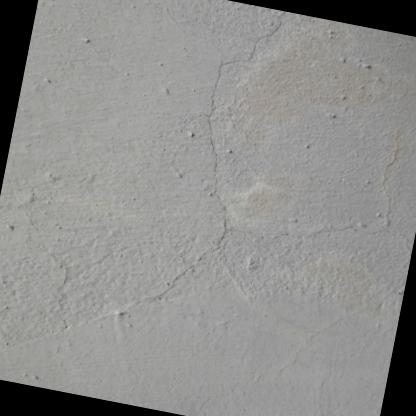
#> input picture ai-service/dataset/merged/images/train/ds0_1695.rf.7fefbf12ae55f481893bb8dc5a6fe240.jpg, 416 x 416 px
$ python detect_ring_defects.py -i dataset/merged/images/train/ds0_1695.rf.7fefbf12ae55f481893bb8dc5a6fe240.jpg   (older library calls are emulated)
#> lines starting #> are read from the running program, lines starting #| are printed output that depends on the picture; after the words box and inside, x2 and y2 are one past the last pixel; in counts of white or black regions, pixels touching at a corner belong together
#> in load_image, img_bgr is the input picture: shape (416, 416, 3); mean B, G, R 140.3, 142.1, 142.1
### ai-service/app/services/cv_defect_scanner.py
"""
QazGost AI — Precision Concrete Defect Scanner & Metrology Engine (v200.0 Ultimate)

Universal Concrete Defect Recognition:
  1. Strict Structure Segmentation & Boundary Edge Suppression:
      * Isolates true concrete body, rejects background (soil, grass, metal sheets, deep pit void).
      * Suppresses outer/inner ring silhouette edges to eliminate massive false border boxes.
  2. Multi-Directional Valley/Ridge Fissure Profiling (0°..180°):
      * Sub-pixel 1D symmetric valley dips across 8 orientations (0°, 22.5°, 45°, 67.5°, 90°, 112.5°, 135°, 157.5°).
      * Accurately extracts through-cracks, vertical fissures, hairline cracks, and structural shear breaks.
  3. Real Concrete Spall & Chip Extractor ("Сколы бетона, разрушения кромки/фальца, каверны"):
      * Measures local surface roughness, texture variance, and shadowed depression pockets.
  4. Photorealistic Laser AR Holographic HUD Overlays:
      * Anti-aliased glowing vector ribbons, AutoCAD/FARO-style dimension calipers, dark glassmorphism badges.
  5. FEA Mechanical Stress Field & Centerline Skeletonization.
"""

import io
import base64
from typing import Dict, Any, List, Tuple
import cv2
import numpy as np
from PIL import Image
from loguru import logger

SEV_COLORS = {
    "critical": (235, 35, 35),
    "high":     (245, 110, 20),
    "medium":   (235, 190, 25),
    "low":      (50, 200, 85),
}

SEV_LABELS_RU = {
    "critical": "КРИТИЧЕСКИЙ",
    "high":     "ВЫСОКИЙ",
    "medium":   "СРЕДНИЙ",
    "low":      "НИЗКИЙ",
}


def _compute_defect_analytics(length_mm: int, opening_mm: float, defect_type: str, severity: str) -> Dict[str, Any]:
    """Calculate physics-based crack width profile, ГОСТ status, seismic risk, and itemized repair cost in KZT."""
    num_pts = 7
    xs = np.linspace(0, 1, num_pts)
    base_w = opening_mm if opening_mm else 1.5
    profile = []
    for i, x in enumerate(xs):
        factor = 0.65 + 0.45 * np.sin(x * np.pi)
        w_pt = round(max(0.3, base_w * factor), 1)
        profile.append({
            "pos_pct": int(x * 100),
            "pos_mm": int(x * length_mm),
            "width_mm": float(w_pt),
            "zone": "critical" if w_pt > 0.4 else ("warning" if w_pt > 0.2 else "normal")
        })

    loss_capacity_pct = int(min(45, max(8, (opening_mm or 1.0) * 8.5 + (length_mm / 100) * 3)))
    residual_capacity_pct = 100 - loss_capacity_pct
    time_to_critical_months = max(3, int(36 - (opening_mm or 1.0) * 6))
    seismic_risk_index = round(min(5.0, 1.5 + (opening_mm or 1.0) * 0.7 + (length_mm / 500)), 1)

    if "трещина" in defect_type.lower() or "разлом" in defect_type.lower():
        resin_kg = round(max(0.8, (length_mm / 1000) * 1.6 + (opening_mm or 1.0) * 0.4), 1)
        packers_count = max(4, int(length_mm / 75))
        mortar_kg = round(max(3.0, (length_mm / 1000) * 4.5), 1)

        materials = [
            {"name": "Инъекционная полиуретаново-эпоксидная смола (Sika / MasterEmaco)", "qty": f"{resin_kg} кг", "cost_kzt": int(resin_kg * 14500), "code": "МАТ-ИНЪ-01"},
            {"name": "Инъекционные стальные пакеры d=10мм", "qty": f"{packers_count} шт", "cost_kzt": int(packers_count * 1100), "code": "МАТ-ПАК-10"},
            {"name": "Тиксотропная безусадочная ремонтная смесь M600", "qty": f"{mortar_kg} кг", "cost_kzt": int(mortar_kg * 1200), "code": "МАТ-СМЕСЬ-М600"},
            {"name": "Гидрофобизирующая грунтовка глубокого проникновения", "qty": "1.0 л", "cost_kzt": 3400, "code": "МАТ-ГРУНТ-02"}
        ]
        labor = [
            {"name": "Расшивка трещины алмазным штраборезом на глубину 20мм", "unit": "пог. м", "qty": round(length_mm / 1000, 2), "cost_kzt": 8500},
            {"name": "Бурение шпуров под углом 45° и монтаж пакеров", "unit": "компл.", "qty": 1, "cost_kzt": 12000},
            {"name": "Силовое инъектирование двухкомпонентной смолы", "unit": "компл.", "qty": 1, "cost_kzt": 18000},
            {"name": "Демонтаж пакеров и зачеканка ремонтным составом M600", "unit": "компл.", "qty": 1, "cost_kzt": 6500}
        ]
    else:  # Spall / chip / breakdown
        materials = [
            {"name": "Высокопрочный ремонтный состав M700 (MasterEmaco S 488)", "qty": "8.0 кг", "cost_kzt": 9800, "code": "МАТ-РЕМАКС-700"},
            {"name": "Антикоррозийный ингибитор для защиты арматуры", "qty": "0.5 л", "cost_kzt": 4800, "code": "МАТ-ИНГИБ-АРМ"},
            {"name": "Адгезионный эпоксидный праймер 'бетон-контакт'", "qty": "1.0 л", "cost_kzt": 3600, "code": "МАТ-ПРАЙМ-01"}
        ]
        labor = [
            {"name": "Механическая зачистка отслоившегося бетона до монолита", "unit": "компл.", "qty": 1, "cost_kzt": 7000},
            {"name": "Обеспыливание и нанесение адгезионного слоя", "unit": "компл.", "qty": 1, "cost_kzt": 5000},
            {"name": "Послойное нанесение и виброуплотнение состава M700", "unit": "компл.", "qty": 1, "cost_kzt": 14500}
        ]

    tot_mat = sum(m["cost_kzt"] for m in materials)
    tot_lab = sum(l["cost_kzt"] for l in labor)

    return {
        "width_profile": profile,
        "materials": materials,
        "labor": labor,
        "total_materials_kzt": tot_mat,
        "total_labor_kzt": tot_lab,
        "total_cost_kzt": tot_mat + tot_lab,
        "gost_status": "Категория III — Ограниченно-работоспособное (ГОСТ 31937-2011)",
        "rebar_risk": "Высокий риск коррозии рабочей арматуры" if (opening_mm or 0) > 0.3 else "Умеренный риск",
        "durability_years": "20–25 лет после инъектирования",
        "waterproof_grade": "W12 (полная гидроизоляция)",
        "snip_code": "СНиП РК 1.04-03-2008 / СП РК 1.04-101-2012 / EN 1504",
        "physics": {
            "residual_capacity_pct": residual_capacity_pct,
            "loss_capacity_pct": loss_capacity_pct,
            "time_to_critical_months": time_to_critical_months,
            "seismic_risk_index": seismic_risk_index,
            "max_opening_mm": float(opening_mm or 1.5),
            "depth_estimate_mm": int(min(140, max(30, (length_mm / 6) + (opening_mm or 1.0) * 12))),
        }
    }


def scan_defects(image: np.ndarray, sensitivity: float = 0.65) -> Dict[str, Any]:
    """
    High-precision defect scanner recognizing real cracks and chips without false perimeter box detections.
    """
#> called with sensitivity = 0.35
    h, w = image.shape[:2]
    total_pixels = h * w
    logger.info(f"[Defect Scanner v200.0] Precision Scan on {w}x{h}, sensitivity={sensitivity}")

    if len(image.shape) == 3 and image.shape[2] == 3:
        img_bgr = cv2.cvtColor(image, cv2.COLOR_RGB2BGR)
    else:
        img_bgr = cv2.cvtColor(image, cv2.COLOR_GRAY2BGR)

    gray = cv2.cvtColor(img_bgr, cv2.COLOR_BGR2GRAY)
    rgb = cv2.cvtColor(img_bgr, cv2.COLOR_BGR2RGB)
    hsv = cv2.cvtColor(img_bgr, cv2.COLOR_BGR2HSV)
#> hsv: shape (416, 416, 3); mean H, S, V 19.2, 3.5, 142.3

    r = rgb[:, :, 0].astype(float)
    g = rgb[:, :, 1].astype(float)
    b = rgb[:, :, 2].astype(float)
    sat = hsv[:, :, 1].astype(float)

    # 1. Structure Segmentation: Concrete vs (Soil, Pit Void, Fence/Sky)
    is_soil = ((r > b + 12) & (sat > 16)) | ((r > 110) & (b < 85)) | (sat > 75)
#> is_soil: shape (416, 416) bool; 0.16% white in thin lines or dots
    is_dark_void = (gray < 35)
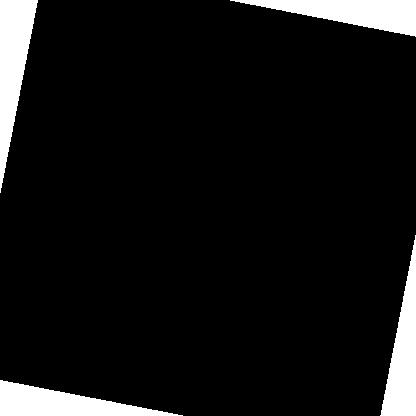
#> is_dark_void: shape (416, 416) bool; 8% white; 4 white regions, box (x1, y1, x2, y2) and area: (0, 0, 38, 193) 3729, (230, 0, 416, 37) 3463, (0, 380, 183, 416) 3352, (380, 235, 416, 416) 3281

    # Fence / sky rejection at top boundary
    is_fence = np.zeros_like(gray, dtype=bool)
    is_fence[:int(h * 0.35), :] = (gray[:int(h * 0.35), :] > 145) & (abs(r[:int(h * 0.35), :] - g[:int(h * 0.35), :]) < 12)
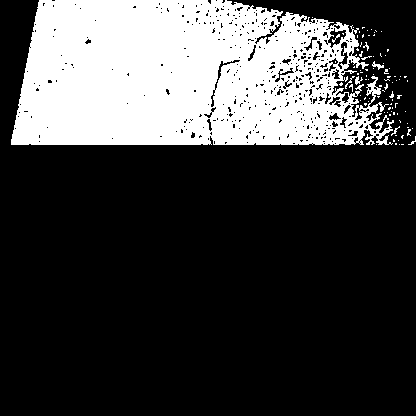
#> is_fence: shape (416, 416) bool; 25.8% white; 93 white regions (86 under 20 px), largest, box (x1, y1, x2, y2) and area: (11, 0, 394, 145) 44141, (372, 61, 384, 70) 42, (355, 76, 363, 85) 35

    concrete_raw = (~is_soil) & (~is_dark_void) & (~is_fence) & (gray > 30) & (gray < 225)
#> concrete_raw: shape (416, 416) bool; 66.2% white; 93 black regions (84 under 20 px), largest, box (x1, y1, x2, y2) and area: (0, 0, 416, 193) 51338, (0, 380, 183, 416) 3352, (380, 235, 416, 416) 3281
    concrete_raw = cv2.morphologyEx(concrete_raw.astype(np.uint8), cv2.MORPH_OPEN, np.ones((7, 7), np.uint8))
#> concrete_raw: shape (416, 416); values 0 (black) and 1 (white), 62.9% white; 6 black regions (3 under 20 px), largest, box (x1, y1, x2, y2) and area: (0, 0, 416, 193) 57552, (0, 380, 183, 416) 3352, (380, 235, 416, 416) 3281
    concrete_raw = cv2.morphologyEx(concrete_raw, cv2.MORPH_CLOSE, np.ones((19, 19), np.uint8))
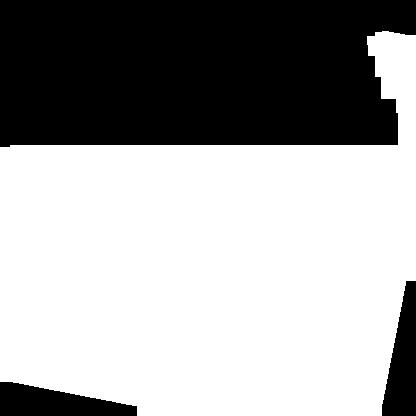
#> concrete_raw: shape (416, 416); values 0 (black) and 1 (white), 63.6% white; 3 black regions, box (x1, y1, x2, y2) and area: (0, 0, 416, 147) 56762, (0, 382, 137, 416) 3110, (382, 281, 416, 416) 3044

    num_l, labels, stats, centroids = cv2.connectedComponentsWithStats(concrete_raw)
#> num_l = 2; stats = [[0, 0, 416, 416, 62916], [0, 31, 416, 385, 110140]]; centroids = [[198.6, 102.1], [212.6, 267.7]]
    if num_l > 1:
        main_comp = 1 + np.argmax(stats[1:, cv2.CC_STAT_AREA])
#> main_comp = 1
        concrete_mask = (labels == main_comp)
    else:
        concrete_mask = concrete_raw > 0

    if np.sum(concrete_mask) < (total_pixels * 0.15):
        concrete_mask = np.ones_like(gray, dtype=bool)

    concrete_filled = cv2.morphologyEx(concrete_mask.astype(np.uint8), cv2.MORPH_CLOSE, np.ones((25, 25), np.uint8))
#> concrete_filled: shape (416, 416); values 0 (black) and 1 (white), 63.9% white; 3 black regions, box (x1, y1, x2, y2) and area: (0, 0, 416, 145) 56731, (0, 382, 121, 416) 2934, (383, 296, 416, 416) 2867

    # Boundary Edge Suppression: prevents geometric rim outline from being detected as a defect
    ring_boundary = cv2.morphologyEx(concrete_filled, cv2.MORPH_GRADIENT, np.ones((11, 11), np.uint8)) > 0
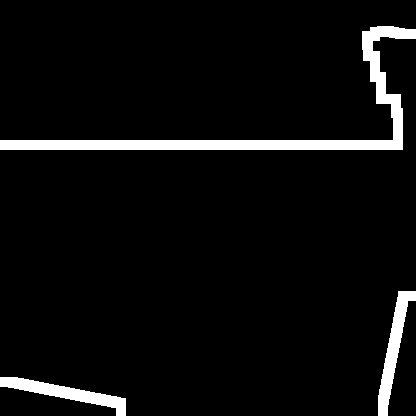
#> ring_boundary: shape (416, 416) bool; 5.2% white; 3 white regions, box (x1, y1, x2, y2) and area: (0, 26, 416, 150) 5946, (0, 377, 126, 416) 1550, (378, 291, 416, 416) 1530
    concrete_interior = (cv2.erode(concrete_filled, np.ones((7, 7), np.uint8)) > 0) & (~ring_boundary)
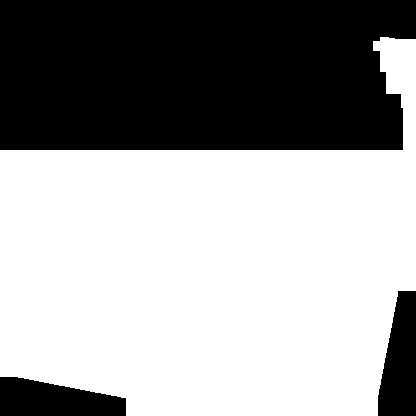
#> concrete_interior: shape (416, 416) bool; 61.2% white; 3 black regions, box (x1, y1, x2, y2) and area: (0, 0, 416, 150) 59702, (0, 377, 126, 416) 3734, (378, 291, 416, 416) 3657
    total_concrete_pixels = max(1, int(np.sum(concrete_filled)))
#> total_concrete_pixels = 110524

    # 2. Multi-Directional Valley/Ridge Filtering for Cracks
    smooth = cv2.bilateralFilter(gray, 7, 28, 28)
    bg = cv2.medianBlur(smooth, 21)
    fissure_signal = np.clip(bg.astype(float) - smooth.astype(float), 0, 255)

    valley_max = np.zeros_like(gray, dtype=np.float32)
    angle_map = np.zeros_like(gray, dtype=np.float32)

    for theta_deg in [0, 22.5, 45, 67.5, 90, 112.5, 135, 157.5]:
        theta = np.deg2rad(theta_deg)
        nx, ny = np.cos(theta + np.pi / 2), np.sin(theta + np.pi / 2)
        for d in [2, 3, 4, 6]:
            dx1, dy1 = int(round(nx * d)), int(round(ny * d))
            dx2, dy2 = int(round(-nx * d)), int(round(-ny * d))
            s1 = np.roll(np.roll(smooth, dy1, axis=0), dx1, axis=1).astype(float)
            s2 = np.roll(np.roll(smooth, dy2, axis=0), dx2, axis=1).astype(float)
            dip = np.maximum(0, np.minimum(s1 - smooth, s2 - smooth))
            mask_higher = dip > valley_max
            valley_max[mask_higher] = dip[mask_higher]
            angle_map[mask_higher] = theta_deg
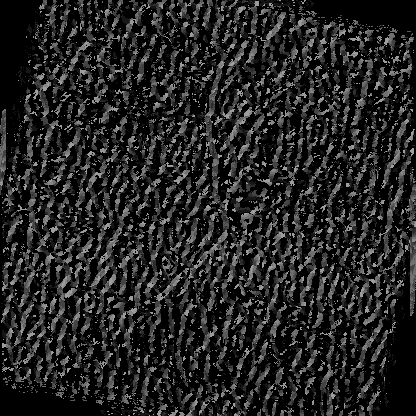
#> angle_map: shape (416, 416) float32; min 0, max 157.5, mean 35.7

    # Directional BlackHat
    k_v = cv2.getStructuringElement(cv2.MORPH_RECT, (3, 21))
    k_h = cv2.getStructuringElement(cv2.MORPH_RECT, (21, 3))
    k_d = cv2.getStructuringElement(cv2.MORPH_ELLIPSE, (9, 9))
    bh_v = cv2.morphologyEx(smooth, cv2.MORPH_BLACKHAT, k_v)
    bh_h = cv2.morphologyEx(smooth, cv2.MORPH_BLACKHAT, k_h)
    bh_d = cv2.morphologyEx(smooth, cv2.MORPH_BLACKHAT, k_d)
    bh_comb = np.maximum(np.maximum(bh_v, bh_h), bh_d)

    adapt = cv2.adaptiveThreshold(smooth, 255, cv2.ADAPTIVE_THRESH_GAUSSIAN_C, cv2.THRESH_BINARY_INV, 21, 5)
#> adapt: shape (416, 416); 4.1% white; 245 white regions (205 under 20 px), largest, box (x1, y1, x2, y2) and area: (0, 0, 38, 195) 1217, (228, 0, 416, 37) 1151, (0, 380, 184, 416) 1145

    # Sensitivity thresholds
    v_thresh = max(4.0, 7.5 - sensitivity * 3.5)
    bh_thresh = max(4.5, 8.0 - sensitivity * 3.5)

    crack_binary = ((valley_max > v_thresh) | (bh_comb > bh_thresh) | ((adapt > 0) & (fissure_signal > 4.0))) & concrete_interior
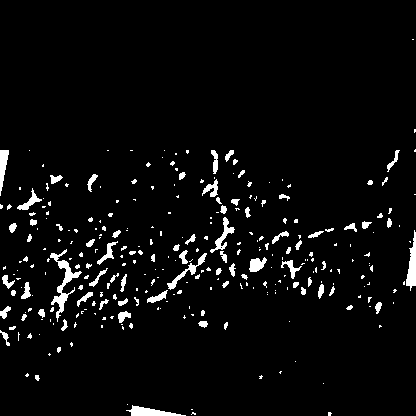
#> crack_binary: shape (416, 416) bool; 4.2% white; 293 white regions (211 under 20 px), largest, box (x1, y1, x2, y2) and area: (50, 249, 82, 322) 552, (406, 230, 416, 291) 339, (126, 405, 186, 416) 322

    # Connect vertical fissures and diagonal lines
    v_conn = cv2.getStructuringElement(cv2.MORPH_RECT, (2, 9))
    d_conn = cv2.getStructuringElement(cv2.MORPH_ELLIPSE, (5, 5))
    crack_connected = cv2.morphologyEx(crack_binary.astype(np.uint8), cv2.MORPH_CLOSE, v_conn)
#> crack_connected: shape (416, 416); values 0 (black) and 1 (white), 5% white; 187 white regions (117 under 20 px), largest, box (x1, y1, x2, y2) and area: (48, 249, 84, 331) 833, (201, 150, 236, 263) 779, (146, 234, 208, 310) 772
    crack_connected = cv2.morphologyEx(crack_connected, cv2.MORPH_CLOSE, d_conn)
#> crack_connected: shape (416, 416); values 0 (black) and 1 (white), 5.4% white; 173 white regions (104 under 20 px), largest, box (x1, y1, x2, y2) and area: (48, 230, 122, 331) 1549, (146, 234, 212, 310) 905, (201, 150, 236, 263) 809
#> (the rest of the program and of its run is left out)
